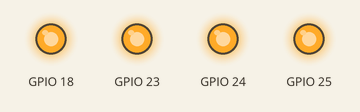
Recording of a program running on a simulated Raspberry Pi (BCM pin numbers). On the bench: output pins drawn as LEDs (lit = HIGH). At 0.0 s the program stops and its outputs stay as they are.

Above: at 0.1 s.
Timing chart, 0 to 1.5 s (numbered marks = the images above):
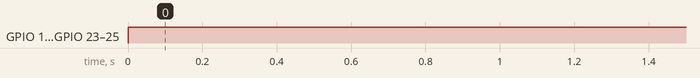

Measured:
- by itself, GPIO 18, GPIO 23–25: LOW → HIGH at 0.00 s

The program:

gpio.py
```python
#!/usr/bin/env python
import RPi.GPIO as GPIO

GPIO.setmode(GPIO.BCM)

defaults = {'on': GPIO.LOW, 'off': GPIO.HIGH, 'default': 'off'}

INFO = {
    18: defaults,
    23: defaults,
    24: defaults,
    25: defaults,
}

PINS = INFO.keys()

def setup():
    for pin, info in INFO.items():
        GPIO.setup(pin, GPIO.OUT)
        GPIO.output(pin, info[info['default']])

def valid(val):
    return val >= 0 and val < len(PINS)


def on(pmap):
    pin = PINS[pmap]
    info = INFO[pin]
    GPIO.output(pin, info['on'])


def off(pmap):
    pin = PINS[pmap]
    info = INFO[pin]
    GPIO.output(pin, info['off'])

if __name__ == '__main__':
    setup()
```
